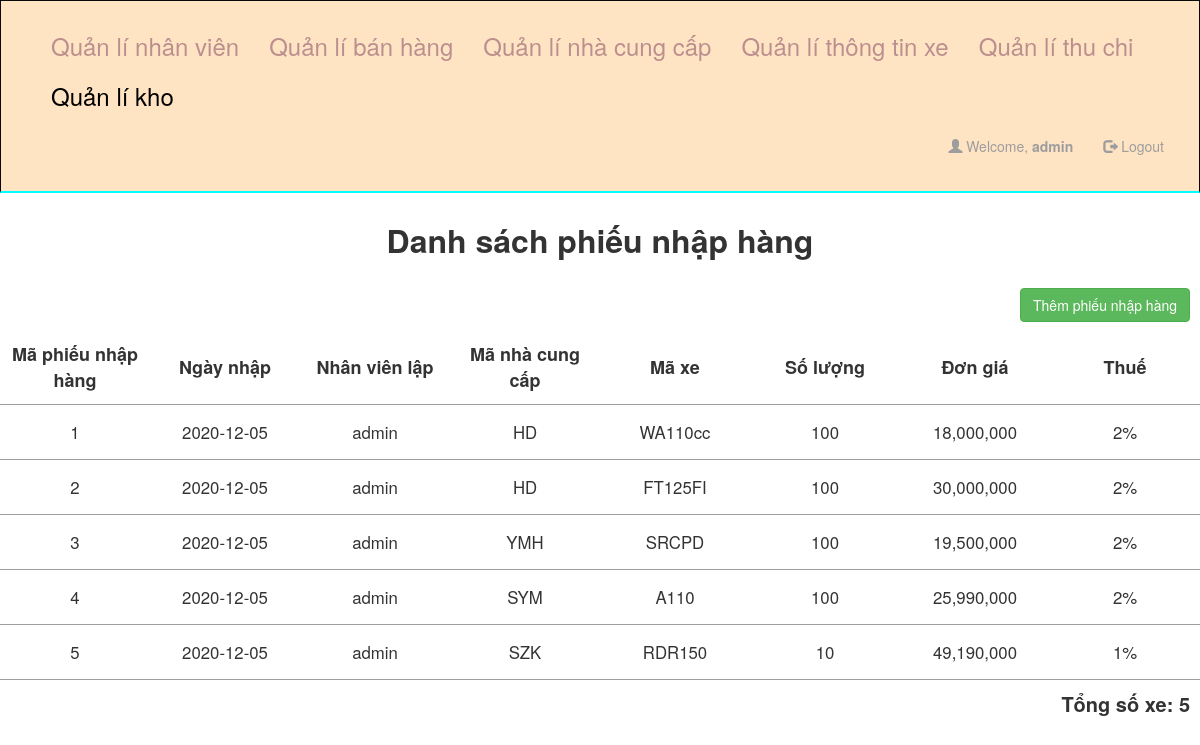
/index.php?controller=quanli&action=kho (signed in), run on the app's committed database.
### tables this page shows
CREATE TABLE `phieunhaphang` (
  `maPhieuNH` int(11) NOT NULL,
  `ngayNhap` date NOT NULL,
  `nvLap` varchar(255) NOT NULL,
  `maNCC` varchar(100) NOT NULL,
  `maxe` varchar(100) NOT NULL,
  `soluong` int(10) NOT NULL,
  `dongia` varchar(100) NOT NULL,
  `thue` varchar(20) NOT NULL,
  `state` int(11) NOT NULL DEFAULT 0
);

### app/controller/base_controller.php (called while the page is built, shortened)
<?php
require_once ('app/model/phieunhaphang_model.php');
class base_controller
{
    protected $name;
    public function process($view,$data){
        require_once('app/view/' . $this->name . '/' . $view . '.php');
    }
}

### app/controller/quanli_controller.php (called while the page is built, shortened)
<?php
require_once ('base_controller.php');
class quanli_controller extends base_controller
{
    public function kho() {
        $this->process('phieunhaphang',array());
    }
    public static function get_all_phieunhaphang() {
        return phieunhaphang_model::get_all_phieunhaphang();
    }
}

### app/model/phieunhaphang_model.php (called while the page is built, shortened)
<?php
class phieunhaphang_model
{
    public static function get_all_phieunhaphang() {
        $sql = 'select * from phieunhaphang';
        $db = DB::getDB();
        $stm = $db->prepare($sql);
        $status = $stm->execute();
        if ($status) {
            $result = $stm->get_result();
            $data = array();
            while ($row = $result->fetch_assoc()) {
                array_push($data, $row);
            }
            return $data;
        }
        return null;
    }
}

### app/view/quanli/phieunhaphang.php (the view, shortened to what this page needs)
<?php
require_once ('app/controller/quanli_controller.php');
?>
<!DOCTYPE html>
<html lang="en">
<head>
    <link rel="stylesheet" href="https://maxcdn.bootstrapcdn.com/bootstrap/3.4.1/css/bootstrap.min.css">
    <link rel="stylesheet" href="/style.css">
</head>
<body>
<nav id="navbar" class="navbar navbar-inverse">
    <div class="container-fluid">
        <ul class="nav navbar-nav">
            <li><a id="quanli_page" href="/index.php?controller=quanli&action=index" style="color: rosybrown">Quản lí nhân viên</a></li>
            <li><a id="quanli_page"  href="/index.php?controller=quanli&action=banhang" style="color: rosybrown">Quản lí bán hàng</a></li>
            <li><a id="quanli_page"  href="/index.php?controller=quanli&action=nhacungcap" style="color: rosybrown">Quản lí nhà cung cấp</a></li>
            <li><a id="quanli_page"  href="/index.php?controller=quanli&action=thongtinxe" style="color: rosybrown">Quản lí thông tin xe</a></li>
            <li><a id="quanli_page"  href="/index.php?controller=quanli&action=thuchi" style="color: rosybrown">Quản lí thu chi</a></li>
            <li><a id="quanli_page"  href="/index.php?controller=quanli&action=kho" >Quản lí kho</a></li>
        </ul>
        <ul class="nav navbar-nav navbar-right">
            <li><a href="#"><span class="glyphicon glyphicon-user"></span> Welcome, <b><?= $_SESSION['username'] ?></b></a></li>
            <li><a href="/index.php?controller=login&action=logout"><span class="glyphicon glyphicon-log-out"></span> Logout</a></li>
        </ul>
    </div>
</nav>
<h2 class="text-center">Danh sách phiếu nhập hàng</h2>
<div id="responsive_table">
    <table id="table_list">
        <table id="table_list"">
        <tr class="control">
            <td colspan="8">
                <a href="/index.php?controller=quanli&action=them_kho&data=-1" class="btn btn-success">Thêm phiếu nhập hàng</a></button>
            </td>
        </tr>
        <tr class="header">
            <td>Mã phiếu nhập hàng</td>
            <td>Ngày nhập</td>
            <td>Nhân viên lập</td>
            <td>Mã nhà cung cấp</td>
            <td>Mã xe</td>
            <td>Số lượng</td>
            <td>Đơn giá</td>
            <td>Thuế</td>
        </tr>
        <?php
        $data = quanli_controller::get_all_phieunhaphang();
        $total = 0;
        foreach ($data as $row) {
            $maPhieuNH = $row['maPhieuNH'];
            $ngayNhap = $row['ngayNhap'];
            $nvLap = $row['nvLap'];
            $maNCC = $row['maNCC'];
            $maxe = $row['maxe'];
            $soluong = $row['soluong'];
            $dongia = $row['dongia'];
            $thue = $row['thue'];
            $total += 1;
            ?>
            <tr class="item">
                <td><?= $maPhieuNH ?> </td>
                <td><?= $ngayNhap ?> </td>
                <td><?= $nvLap ?> </td>
                <td><?= $maNCC ?> </td>
                <td><?= $maxe ?> </td>
                <td><?= $soluong ?> </td>
                <td><?= $dongia ?> </td>
                <td><?= $thue ?> </td>
            </tr>
            <?php
        }
        ?>
        <tr class="control">
            <td colspan="8">
                <p>Tổng số xe: <?= $total; ?></p>
            </td>
        </tr>
    </table>
</div>
</body>
</html>

### style.css (style rules this page uses)
* { box-sizing: border-box; }
.text-center { font-size: xx-large; font-weight: bold; padding: 10px; }
#navbar { border-radius: 0; padding: 20px; background: bisque; border-bottom: 2px solid cyan; }
#table_list { border-collapse: collapse; margin: auto; }
table { width: 80%; text-align: center; }
td { padding: 10px; }
tr.item { border-top: 1px solid #9f9e9e; border-bottom: 1px solid #9f9e9e; font-size: larger; }
tr.item td { min-width: 150px; }
tr.header { font-weight: bold; font-size: large; }
#responsive_table { overflow-x:auto; }
.control { text-align: right; font-weight: bold; font-size: 20px; }

### app/view/quanli/phieunhaphang.php (style rules this page uses)
#quanli_page { font-size: x-large; color: black; }

### data on the page
phieunhaphang: maPhieuNH "1", ngayNhap "2020-12-05", nvLap "admin", maNCC "HD", maxe "WA110cc", soluong "100", dongia "18,000,000", thue "2%"
phieunhaphang: maPhieuNH "2", ngayNhap "2020-12-05", nvLap "admin", maNCC "HD", maxe "FT125FI", soluong "100", dongia "30,000,000", thue "2%"
phieunhaphang: maPhieuNH "3", ngayNhap "2020-12-05", nvLap "admin", maNCC "YMH", maxe "SRCPD", soluong "100", dongia "19,500,000", thue "2%"
phieunhaphang: maPhieuNH "4", ngayNhap "2020-12-05", nvLap "admin", maNCC "SYM", maxe "A110", soluong "100", dongia "25,990,000", thue "2%"
phieunhaphang: maPhieuNH "5", ngayNhap "2020-12-05", nvLap "admin", maNCC "SZK", maxe "RDR150", soluong "10", dongia "49,190,000", thue "1%"

### other printed values
$_SESSION['username'] "admin"
$total "5"
